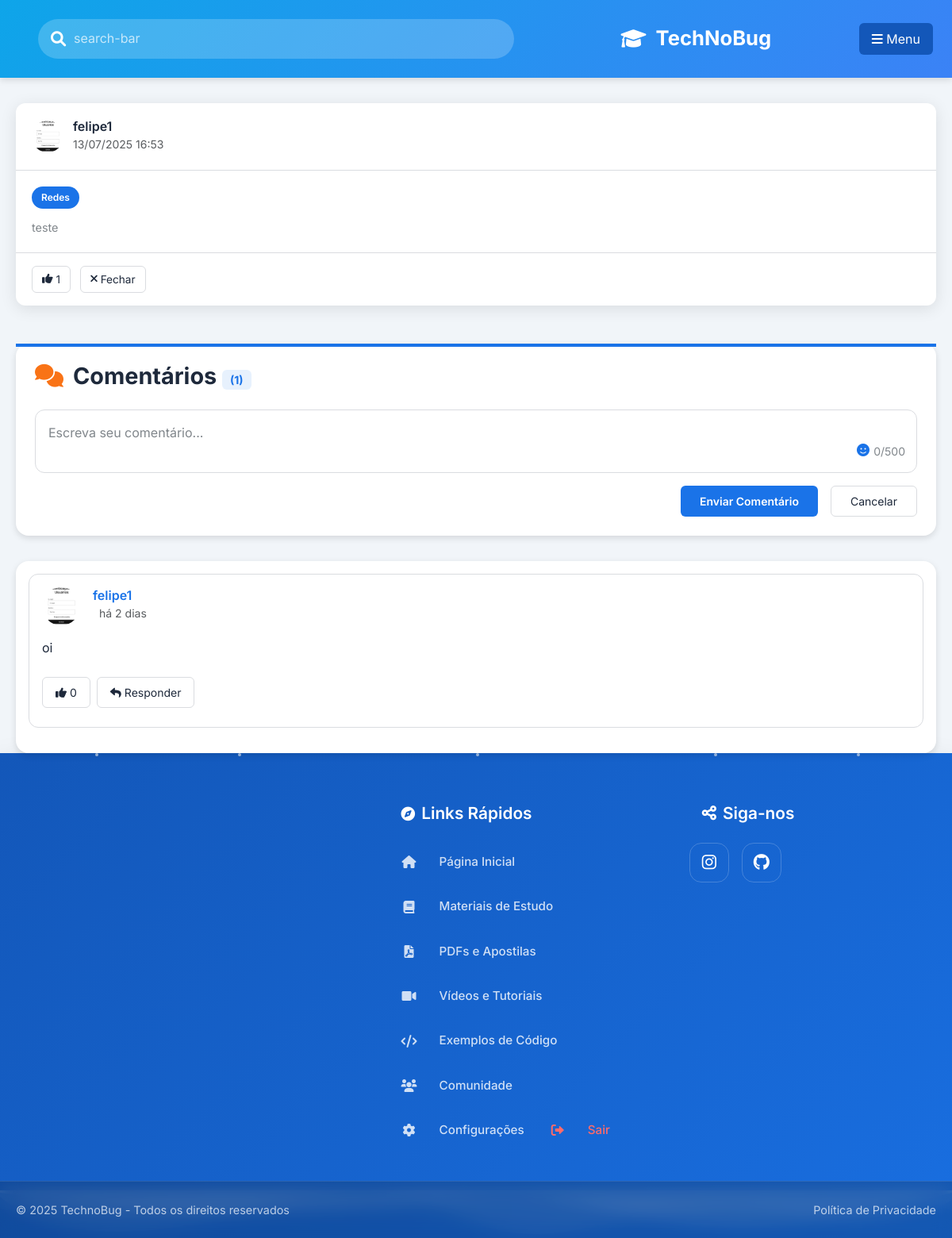
Screenshot of /post/1 (signed in) with the database file from the repository.
### backend/models.py (models this page shows)
class User(db.Model):
    __tablename__ = 'users'
    id = db.Column(db.Integer, primary_key=True)
    username = db.Column(db.String(80), unique=True, nullable=False)
    email = db.Column(db.String(120), unique=True, nullable=False)
    password = db.Column(db.String(256))
    profile_pic = db.Column(db.String(120), default='default.png')
    is_admin = db.Column(db.Boolean, default=False)
    is_moderator = db.Column(db.Boolean, default=False)
    created_at = db.Column(db.DateTime, default=lambda: datetime.now(pytz.UTC))
    visited_pages = db.Column(db.Text, default='')
    last_activity = db.Column(db.DateTime, default=lambda: datetime.now(pytz.UTC))
    posts = db.relationship('Post', backref='author', lazy=True)
    comments = db.relationship('Comment', backref='author', lazy=True)
    likes = db.relationship('Like', backref='user', lazy=True)

class Post(db.Model):
    __tablename__ = 'posts'
    id = db.Column(db.Integer, primary_key=True)
    content = db.Column(db.Text, nullable=False)
    user_id = db.Column(db.Integer, db.ForeignKey('users.id'), nullable=False)
    category = db.Column(db.String(50), nullable=False)
    created_at = db.Column(db.DateTime, default=lambda: datetime.now(pytz.UTC))
    comments = db.relationship('Comment', backref='post', lazy=True)
    likes = db.relationship('Like', backref='post', lazy=True)

class Comment(db.Model):
    __tablename__ = 'comments'
    id = db.Column(db.Integer, primary_key=True)
    content = db.Column(db.Text, nullable=False)
    user_id = db.Column(db.Integer, db.ForeignKey('users.id'), nullable=False)
    post_id = db.Column(db.Integer, db.ForeignKey('posts.id'), nullable=False)
    parent_id = db.Column(db.Integer, db.ForeignKey('comments.id'), nullable=True)
    created_at = db.Column(db.DateTime, default=lambda: datetime.now(pytz.UTC))
    replies = db.relationship('Comment', backref=db.backref('parent', remote_side=[id]), lazy=True)
    likes = db.relationship('Like', backref='comment', lazy=True)

### app.py (the view)
@app.route('/post/<int:post_id>', methods=['GET'])
def post_comments(post_id):
    user_id = session.get('user_id')
    if not user_id:
        flash('Por favor, faça login para acessar esta página.', 'error')
        return redirect(url_for('registroelogin'))
    user = db.session.get(User, user_id)
    if not user:
        session.clear()
        flash('Sua sessão expirou ou o usuário não existe mais.', 'error')
        return redirect(url_for('registroelogin'))
    post = Post.query.options(
        db.joinedload(Post.comments).joinedload(Comment.author),
        db.joinedload(Post.comments).joinedload(Comment.replies).joinedload(Comment.author)
    ).get_or_404(post_id)
    return render_template('post_comments.html', user=user, post=post)

### app.py (called while the page is built)
@app.template_filter('format_brt')
def format_brt(datetime_obj, format_str='%d/%m/%Y %H:%M'):
    if datetime_obj:
        brt = pytz.timezone('America/Sao_Paulo')
        brt_datetime = datetime_obj.replace(tzinfo=pytz.UTC).astimezone(brt)
        return brt_datetime.strftime(format_str)
    return ''

### templates/post_comments.html (shortened to what this page needs)
<!DOCTYPE html>
<html lang="pt-BR">
<head>
    <link rel="stylesheet" href="https://cdnjs.cloudflare.com/ajax/libs/font-awesome/6.4.0/css/all.min.css">
    <link href="https://cdn.jsdelivr.net/npm/bootstrap@5.3.0/dist/css/bootstrap.min.css" rel="stylesheet">
    <link rel="stylesheet" href="https://cdn.jsdelivr.net/npm/emoji-picker-element@1.11.1/index.css">
    <link rel="stylesheet" href="{{ url_for('static', filename='css/post_comments.css') }}">
    <link rel="stylesheet" href="{{ url_for('static', filename='css/footer.css') }}">
</head>
<body>
    <header class="app-header">
        <div class="header-content">
            <div class="search-bar">
                <i class="fas fa-search"></i>
                <input type="text" placeholder="search-bar">
            </div>
            <div class="logo" onclick="window.location.href = '{{ url_for('telainicial') }}';" style="cursor: pointer;">
                <i class="fas fa-graduation-cap"></i>
                <span>TechNoBug</span>
            </div>
            <button class="btn menu-btn" type="button" data-bs-toggle="offcanvas" data-bs-target="#offcanvasMenu" aria-controls="offcanvasMenu">
                <i class="fas fa-bars"></i>
                <span>Menu</span>
            </button>
        </div>
    </header>
    <div class="container">
        <main class="main-content">
            <div class="post-card" data-post-id="{{ post.id }}" data-category="{{ post.category }}">
                <div class="post-header">
                    <div class="user-info">
                        <div class="profile-pic-preview">
                            {% if post.author.profile_pic and post.author.profile_pic != 'default.png' %}
                                <img class="profile-pic-img rounded-circle" src="{{ url_for('static', filename='Uploads/' + post.author.profile_pic) }}" alt="Foto de perfil" style="width:40px;height:40px;object-fit:cover;" />
                            {% else %}
                                <div class="profile-pic-avatar bg-primary text-white rounded-circle d-flex justify-content-center align-items-center" style="width:40px;height:40px;font-size:1.5em;">
                                    {{ post.author.username[0]|upper }}
                                </div>
                            {% endif %}
                        </div>
                        <div>
                            <h5 class="username">{{ post.author.username }}</h5>
                            <small class="text-muted">{{ post.created_at|format_brt }}</small>
                        </div>
                    </div>
                </div>
                <div class="post-content">
                    <div class="post-category-tag">{{ post.category }}</div>
                    <p>{{ post.content }}</p>
                </div>
                <div class="post-footer">
                    <button class="btn btn-sm btn-outline-primary like-btn" data-post-id="{{ post.id }}">
                        <i class="fas fa-thumbs-up"></i> <span class="like-count">{{ post.likes|length }}</span>
                    </button>
                    <a href="{{ url_for('telainicial') }}" class="btn btn-sm btn-outline-secondary close-comments">
                        <i class="fas fa-times"></i> Fechar
                    </a>
                </div>
            </div>
            <div class="post-creation-card comment-creation-card">
                <h2 class="section-title">
                    <i class="fas fa-comments"></i>
                    <span>Comentários <span class="comment-count">({{ post.comments|length }})</span></span>
                </h2>
                <form class="comment-form" data-post-id="{{ post.id }}">
                    <div class="mb-3 position-relative">
                        <textarea class="form-control comment-input" name="comment_content" rows="4" placeholder="Escreva seu comentário..." required></textarea>
                        <div class="char-counter">0/500</div>
                        <button type="button" class="emoji-btn" title="Adicionar Emoji"><i class="fas fa-smile"></i></button>
                    </div>
                    <div class="comment-form-footer">
                        <button type="submit" class="btn btn-sm btn-primary btn-publish">Enviar Comentário</button>
                        <button type="button" class="btn btn-sm btn-outline-secondary btn-cancel">Cancelar</button>
                    </div>
                </form>
            </div>
            <div class="comments-list">
                {% if post.comments %}
                    {% for comment in post.comments %}
                        <div class="comment" data-comment-id="{{ comment.id }}">
                            <div class="comment-wrapper">
                                <div class="comment-header d-flex align-items-center">
                                    <div class="avatar me-3">
                                        {% if comment.author.profile_pic and comment.author.profile_pic != 'default.png' %}
                                            <img src="{{ url_for('static', filename='Uploads/' + comment.author.profile_pic) }}" alt="Foto de perfil" class="profile-pic-img rounded-circle" style="width:48px;height:48px;object-fit:cover;">
                                        {% else %}
                                            <div class="avatar-initials bg-primary text-white rounded-circle d-flex justify-content-center align-items-center" style="width:48px;height:48px;font-size:1.7em;">
                                                {{ comment.author.username[0]|upper }}
                                            </div>
                                        {% endif %}
                                    </div>
                                    <div class="comment-meta">
                                        <h6 class="mb-0">
                                            {{ comment.author.username }}
                                        </h6>
                                        <small class="text-muted time-ago" data-original="{{ comment.created_at.strftime('%d/%m/%Y %H:%M') }}">{{ comment.created_at.strftime('%d/%m/%Y %H:%M') }}</small>
                                    </div>
                                </div>
                                <div class="comment-body">
                                    <p class="mb-2 comment-content">{{ comment.content }}</p>
                                </div>
                                <div class="comment-footer d-flex align-items-center gap-2">
                                    <button class="btn btn-sm btn-outline-primary comment-like-btn" data-comment-id="{{ comment.id }}">
                                        <i class="fas fa-thumbs-up"></i> <span class="like-count">{{ comment.likes|length }}</span>
                                    </button>
                                    <button class="btn btn-sm btn-outline-secondary reply-btn" data-comment-id="{{ comment.id }}">
                                        <i class="fas fa-reply"></i> Responder
                                    </button>
                                </div>
                            </div>
                        </div>
                    {% endfor %}
                {% endif %}
            </div>
        </main>
    </div>
    {% include 'footer.html' %}
</body>
</html>

### static/css/footer.css (style rules this page uses)
:root { --primary: #1a73e8; --primary-light: #4a91ff; --primary-dark: #1357b9; --primary-transparent: rgba(26, 115, 232, 0.1); --secondary: #202124; --secondary-light: #3c4043; --secondary-dark: #141517; --accent: #ff4444; --light: #ffffff; --light-gray: #f1f3f4; --medium-gray: #dadce0; --dark-gray: #80868b; --dark: #202124; --font-primary: 'Inter', system-ui, -apple-system, sans-serif; --gradient-primary: linear-gradient(135deg, #667eea 0%, #764ba2 100%); --gradient-secondary: linear-gradient(135deg, #f093fb 0%, #f5576c 100%); --gradient-tertiary: linear-gradient(135deg, #4facfe 0%, #00f2fe 100%); --shadow-soft: 0 10px 30px rgba(0, 0, 0, 0.1); --shadow-medium: 0 15px 35px rgba(0, 0, 0, 0.15); --shadow-strong: 0 20px 40px rgba(0, 0, 0, 0.2); }
.profile-pic-preview { width: 40px; height: 40px; display: flex; align-items: center; justify-content: center; overflow: hidden; }
.profile-pic-img { width: 100%; height: 100%; object-fit: cover; border-radius: 50%; }
* { margin: 0; padding: 0; box-sizing: border-box; }
body { font-family: var(--font-primary); line-height: 1.6; }
.container { max-width: 1200px; margin: 0 auto; padding: 0 20px; }

### templates/post_comments.html (style rules this page uses)
.profile-pic-img { display: block; object-fit: cover; }

### rows the page displays
User: profile_pic (picture), author.username "felipe1"
Post: created_at "13/07/2025 16:53", category "Redes", content "teste"
Comment: profile_pic (picture), author.username "felipe1", content "oi", likes|length "0"

### other values shown
{{ post.likes|length }} "1"
{{ post.comments|length }} "1"
